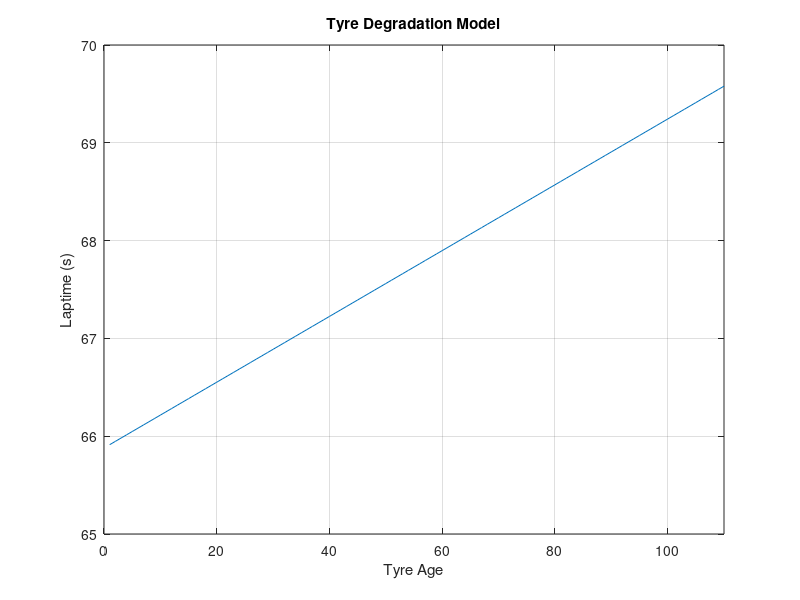
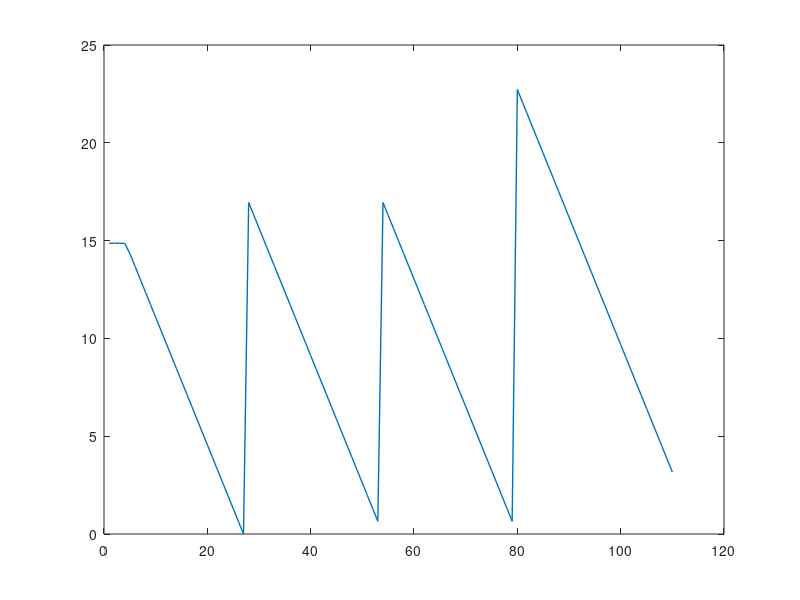

Write MATLAB code to recreate these figures, in order. (Note: this script raises an error after producing the figures.)
%% Race Strategy Modelling for Mini-Endurance Races (2-3 Hours)

% Anglesey coastal circuit length = 1.550 Miles

totalLapNumber = 110; % laps estimated for Anglesey Endurance round (2hours)
lapNumber = 1:totalLapNumber;

%% Refuelling Stops Required

fuelTankVolume = 33; % L fuel tank size
fuelDensity = 0.787; % kg/l
fuelTankMass_kg = fuelTankVolume .* fuelDensity;  % kg

raceDuration = 2; % hours
raceDuration_sec = raceDuration*60*60; % seconds

%% Energy Use and PWT Parameters

EnergyUsePerLap = 2.12232464;  % kWh

BatteryCapacity = 8.9;    % kWh
ICECapacity = 110.55;     % kWh
GeneratorEfficiency = 0.85*0.9; % Percentage of ICE output to battery

ICE_UsableEnergy = ICECapacity * GeneratorEfficiency; % ICE energy amount able to become battery charge.

Battery_InitialCharge = BatteryCapacity;

%% Fuel-Burn Laptime Correction

% Minimum Number of Stops: 1 (2 sets of tyres available)
% Stint lengths of the half tyre life - 27 laps. (3-Stop Strategy)

initialLaptime = 65.913;   %seconds

timePerKg = 0.006;   % seconds of laptime gain per kg fuel used
fuelBurnRate = 7.8962e-3;  % kg/s fuel burn rate while the ICE is running

ICE_runtime = fuelTankMass_kg/fuelBurnRate; % Maximum runtime on a full tank of fuel

%% Tyre Wear Forecast

trackLength = 1.550; % Miles
tyreWearPerMile = 0.0217; % s/mile
tyreWearFactor = tyreWearPerMile .* trackLength;  %seconds/lap

tyreAge = 1:totalLapNumber; %laps

%% Tyre Limit

tyreAgeLimit_miles = 85; % miles
tyreAgeLimit_laps = tyreAgeLimit_miles / trackLength;

%% Define Stint Lengths and Initial ICE SOC/Fuel Requirements

Stint_Length = 27; %laps
Energy_Per_Stint = Stint_Length .* EnergyUsePerLap;

ICE_InitialSOC = (Energy_Per_Stint - Battery_InitialCharge); % kWh
fuelMass_Initial = (ICE_InitialSOC/ICE_UsableEnergy) * fuelTankMass_kg; % Fuel mass for stint 1.

refuelAmount_kg = (Energy_Per_Stint/ICE_UsableEnergy) * fuelTankMass_kg; % Amount for each refuel.

%% Laptime Forecast

tyreDegModelLaptime = initialLaptime + (tyreWearFactor .* (tyreAge-1));

%% Pitstop Duration

refuelRate = 3; %L/s
refuelRate_kg = refuelRate * fuelDensity;
refuelTime = refuelAmount_kg/refuelRate_kg;
fullTankFillTime = fuelTankVolume/refuelRate; %time for full refuel while stationary from empty

tyreChangeTime = 40; %s time cost while stationary changing tyres

pitLaneTime = 15; %s time cost in driving through pits

%% Plot Laptime Progression due to Tyre Wear Only

% Visualising the laptime dropoff under the assumption of no fuel burn,
% pitstops, refuelling or tyre changes.

plot(lapNumber,tyreDegModelLaptime)
xlabel("Tyre Age")
ylabel("Laptime (s)")
xlim([0 totalLapNumber])
title("Tyre Degradation Model")
grid on

%% Determine Race Laptimes from Tyre Deg, Pitstops and Fuel Correction.

lapTime = zeros(1,totalLapNumber);
raceTimeRemaining = zeros(1,totalLapNumber);

fuelRemaining_kg = zeros(1,totalLapNumber);
batterySOC_kWh = zeros(1,totalLapNumber);
ICE_SOC_kWh = zeros(1,totalLapNumber);
numberOfPitstops = 0;
numberOFTyreChanges = 0;
finalRefuel = 0;
stint_number = 1;

for i = 1:totalLapNumber
    if i == 1
        batterySOC_kWh(i) = Battery_InitialCharge - EnergyUsePerLap;
        ICE_SOC_kWh(i) = ICE_InitialSOC;
    elseif i~=1 && batterySOC_kWh(i-1) >= EnergyUsePerLap
        batterySOC_kWh(i) = batterySOC_kWh(i-1) - EnergyUsePerLap;
        ICE_SOC_kWh(i) = ICE_InitialSOC;
    elseif i~=1 && batterySOC_kWh(i-1) < EnergyUsePerLap % && ICE_SOC_kWh(i-1) > EnergyUsePerLap
        if ICE_SOC_kWh(i-1) >= EnergyUsePerLap
            batterySOC_kWh(i) = 0;
            ICE_SOC_kWh(i) = ICE_SOC_kWh(i-1) - (EnergyUsePerLap - batterySOC_kWh(i-1));
        end
    end
    fuelRemaining_kg(i) = (ICE_SOC_kWh(i)/ICE_UsableEnergy) .* fuelTankMass_kg;
    lapTime(i) = lapTime(i) + initialLaptime + (tyreWearFactor .* (tyreAge(i)-1)) - ((fuelMass_Initial - fuelRemaining_kg(1)) .* timePerKg);
    raceTimeRemaining = raceDuration_sec - cumsum(lapTime);
    if i == Stint_Length
        numberOfPitstops = numberOfPitstops + 1;
        stint_number = stint_number + 1;
        ICE_SOC_kWh(i+1) = Energy_Per_Stint - EnergyUsePerLap;
        lapTime(i+1) = pitLaneTime + (refuelAmount_kg/refuelRate_kg);
    elseif i == (2*Stint_Length)-1
        numberOfPitstops = numberOfPitstops + 1;
        stint_number = stint_number + 1;
        numberOFTyreChanges = numberOFTyreChanges + 1;
        tyreChangeLap = i;
        tyreAge(tyreChangeLap:totalLapNumber) = lapNumber(1:(totalLapNumber-tyreChangeLap+1)); % Update tyreAge vector to reflect fresh tyres from this point
        ICE_SOC_kWh(i+1) = Energy_Per_Stint - EnergyUsePerLap;
        lapTime(i+1) = pitLaneTime + tyreChangeTime - (refuelAmount_kg/refuelRate_kg);
    elseif i == (3*Stint_Length)-2
        numberOfPitstops = numberOfPitstops + 1;
        stint_number = stint_number + 1;
        if raceTimeRemaining(i) < ICE_runtime*((0.9*fuelTankMass_kg)/fuelTankMass_kg)
            ICE_SOC_kWh(i+1) = 0.9*ICE_UsableEnergy - EnergyUsePerLap;
            lapTime(i+1) = pitLaneTime + (0.9*fuelTankMass_kg/refuelRate_kg);
        else
            ICE_SOC_kWh(i+1) = ICE_UsableEnergy - EnergyUsePerLap;
            lapTime(i+1) = pitLaneTime + (fuelTankMass_kg/refuelRate_kg);           
        end
    elseif ICE_SOC_kWh(i) < EnergyUsePerLap && finalRefuel ~= 1
        numberOfPitstops = numberOfPitstops + 1;
        finalRefuel = 1;
        stint_number = stint_number + 1;
        ICE_SOC_kWh(i+1) = (((raceTimeRemaining(i)+90)*fuelBurnRate)/fuelTankMass_kg)*ICE_UsableEnergy - EnergyUsePerLap;
        lapTime(i+1) = pitLaneTime + (refuelAmount_kg/refuelRate_kg); 
    end
end

% for i = 1:totalLapNumber
%     if i == 1
%         fuelRemaining_l(i) = fuelTankVolume - fuelBurnPerLap_l;
%     elseif i~=1 && fuelRemaining_l(i-1) >= fuelBurnPerLap_l
%         fuelRemaining_l(i) = fuelRemaining_l(i-1) - fuelBurnPerLap_l;
%     end
%     lapTime(i) = lapTime(i) + initialLaptime + (tyreWearFactor .* (tyreAge(i)-1)) - ((fuelTankVolume - fuelRemaining_l(i)) .* fuelDensity .* timePerKg);
%     raceTimeRemaining = raceDuration_sec - cumsum(lapTime);
%     if fuelRemaining_l(i) < fuelBurnPerLap_l
%         if (raceTimeRemaining(i) >= fullTankBurnTime_sec) && (i ~= totalLapNumber)
%             numberOfPitstops = numberOfPitstops + 1;
%             fuelRemaining_l(i+1) = fuelTankVolume - fuelBurnPerLap_l;
%             lapTime(i+1) = pitLaneTime + (fuelTankVolume-fuelRemaining_l(i))/refuelRate;
%             if tyreAgeLimit_laps - tyreAge(i) < (fuelTankVolume/fuelBurnPerLap_l)
%                 % Change tyres as they will die before next refuel stop
%                 lapTime(i+1) = lapTime(i+1) + tyreChangeTime - (fuelTankVolume-fuelRemaining_l(i))/refuelRate;
%                 tyreChangeLap = i;
%                 tyreAge(tyreChangeLap:totalLapNumber) = lapNumber(1:(totalLapNumber-tyreChangeLap+1)); % Update tyreAge vector to reflect fresh tyres from this point
%             end
%         elseif (raceTimeRemaining(i) < fullTankBurnTime_sec) & (finalRefuel ~= 1)
%             % Only fill to required amount to finish the race
%             finalRefuel = 1;
%             numberOfPitstops = numberOfPitstops + 1;
%             finalStintFuelVolume = ((engineConsumption/fuelDensity)/(60*60)) .* raceTimeRemaining(i-3);
%             fuelRemaining_l(i+1) = finalStintFuelVolume - fuelBurnPerLap_l;
%             lapTime(i+1) = pitLaneTime + (finalStintFuelVolume-fuelRemaining_l(i))/refuelRate;
%         end
%     end
% end

% Consider only refuelling for the final time the right amount to finish
% the race, given the known engine consumption, and time remaining in the
% event.

% Time remaining = race duration - cumulative sum of laptimes
% Fuel required to complete final stint = (consumption (kg/h) / density
% (kg/l)) * time remaining

% if lapTime(i) > raceTimeRemaining(i-1) then final lap is i

%% Sum Laptimes to Find Actual Laps Completed in Race Duration

cumulativeRaceTime = cumsum(lapTime);
lapsComplete = 0;

for i = 1:length(cumulativeRaceTime)
    if lapsComplete == 0
        if cumulativeRaceTime(i) > raceDuration_sec
            lapsComplete = i;
        end
    end
end

%% Plot Fuel Level

figure(2)
plot(lapNumber, fuelRemaining_kg,"LineWidth",1)
hold on
xline(lapsComplete,"LineWidth",1)
xlabel('Lap Number')
ylabel('Fuel Mass (kg)')
xlim([1,totalLapNumber])
ylim([0,26])
title('Full Race Distance Fuel Mass')
grid on
hold off

%% Plot ICE SOC

figure(3)
plot(lapNumber, ICE_SOC_kWh,"LineWidth",1)
hold on
xline(lapsComplete,"LineWidth",1)
xlabel('Lap Number')
ylabel('ICE State of Charge (kWh)')
xlim([1,totalLapNumber])
ylim([0,85])
title('Full Race Distance ICE SOC')
grid on
hold off

%% Plot Laptimes

figure(4)
plot(lapNumber, lapTime,"LineWidth",1)
hold on
xline(lapsComplete,"LineWidth",1)
xlabel('Lap Number')
ylabel('Laptimes (s)')
xlim([1,totalLapNumber])
ylim([60,120])
title('Full Race Laptimes - Anglesey Coastal Circuit 2hr Endurance')
grid on
hold off

%% Gapper Plot with Calcs to Reference Average Laptime

% lapTimesCompleted = lapTime(1:lapsComplete);
% isoAvgLapTime = cumulativeRaceTime(lapsComplete)/lapsComplete;
% 
% isoPace = cumsum(ones(1, length(lapTimesCompleted)) .* isoAvgLapTime);
% isoPaceDelta = cumulativeRaceTime(1:lapsComplete) - isoPace;
% 
% figure(4)
% plot(1:lapsComplete,isoPaceDelta,"LineWidth",1)
% title('Endurance Race Laptime Delta to Reference Average Laptime')
% xlabel('Lap Number')
% ylabel('Delta to Average (s)')
% grid on
% xlim([1,lapsComplete])
